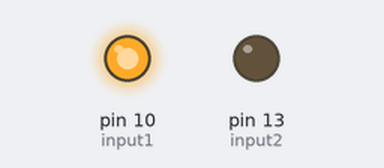
Bench run of a sketch on a simulated Arduino Uno, built with avr-gcc and run on an emulated ATmega328P. On the bench: output pins drawn as LEDs (lit = HIGH).

Above: at 5.0 s.
At 18.0 s:
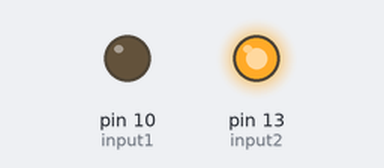
At 24.5 s:
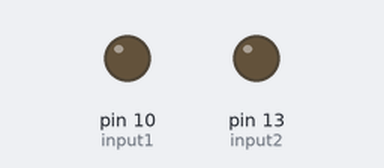
Timing chart, 0 to 33.8 s (numbered marks = the images above):
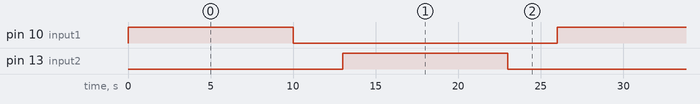

The sketch:

step2.ino
```cpp
int input1 = 10;
int input2 = 13;

void setup() {
  pinMode(input1, OUTPUT);
  pinMode(input2, OUTPUT);

  Serial.begin(9600);
}

void loop() {
  digitalWrite(input1, HIGH) ;
  digitalWrite(input2, LOW) ;
  delay(10000);
  digitalWrite(input1, LOW) ;
  digitalWrite(input2, LOW) ;
  delay(3000);
  digitalWrite(input1, LOW);
  digitalWrite(input2, HIGH);
  delay(10000) ;
  digitalWrite(input1, LOW) ;
  digitalWrite(input2, LOW) ;
  delay (3000) ;
}
```

Measured:
- by itself, pin 10 (input1), pin 13 (input2): alternates HIGH for 10.0 s and LOW for 16.0 s
- by itself, everything shown: repeats every 26.0 s, in 4 steps
